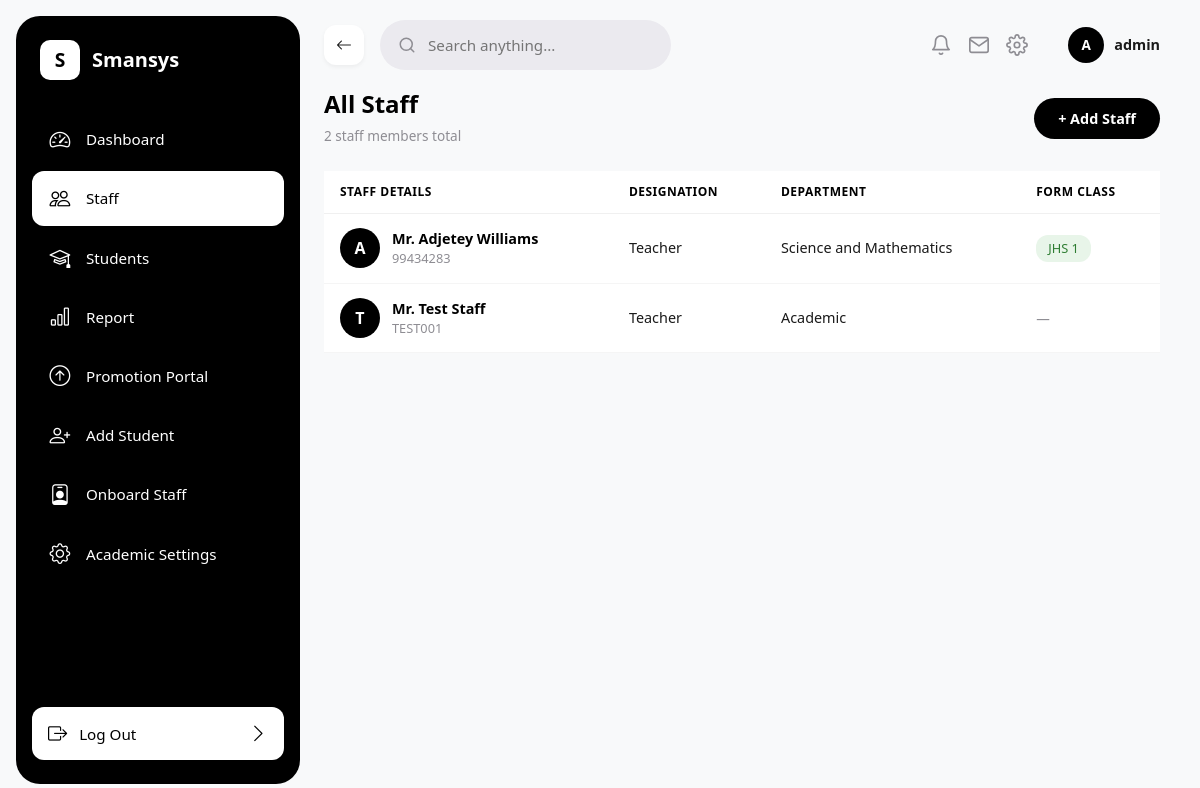
Before: /staff/list/ (signed in) with the older database file.
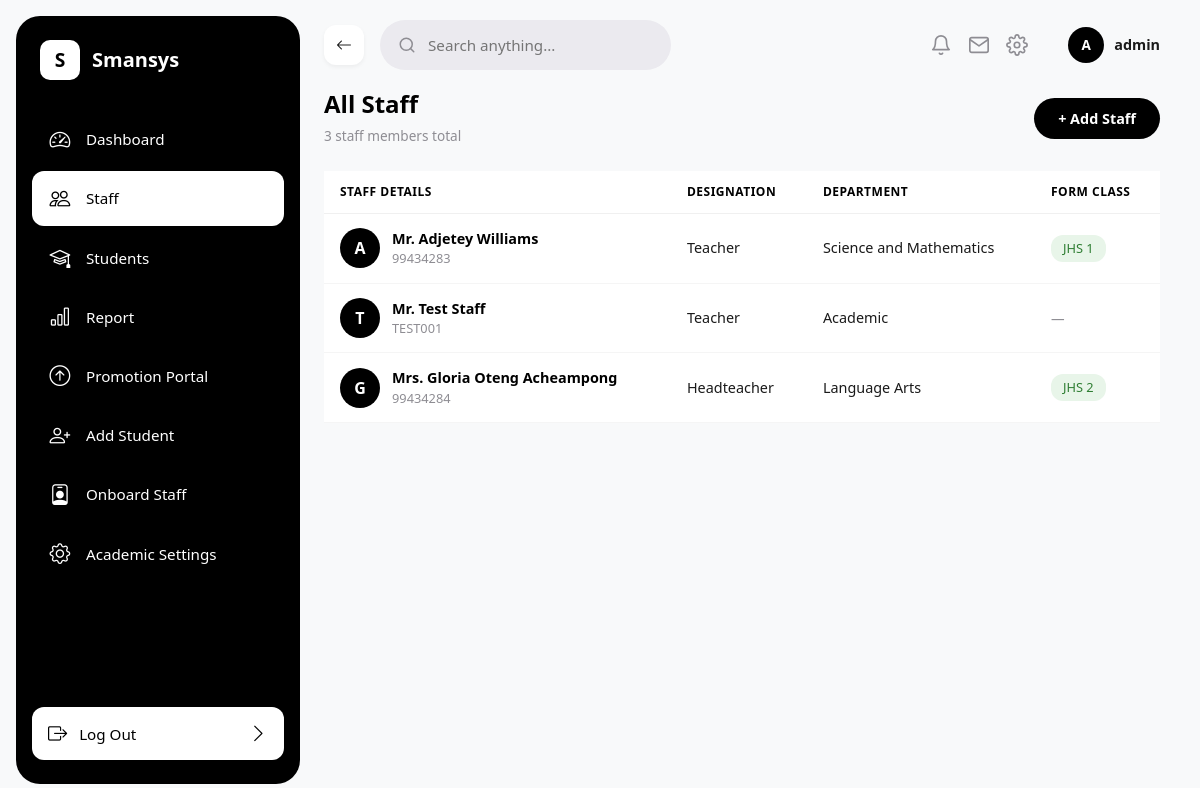
After: the same page with the newer database file.
### sis/models.py (models this page shows, shortened)
class StaffProfile(models.Model):
    TITLE_CHOICES = [
        ('Mr.', 'Mr.'),
        ('Mrs.', 'Mrs.'),
        ('Ms.', 'Ms.'),
        ('Dr.', 'Dr.'),
        ('Rev.', 'Rev.'),
    ]
    GENDER_CHOICES = [
        ('Male', 'Male'),
        ('Female', 'Female'),
    ]
    EMPLOYMENT_CHOICES = [
        ('Permanent', 'Permanent'),
        ('Contract', 'Contract'),
    ]
    title = models.CharField(max_length=20, choices=TITLE_CHOICES, default='Mr.')
    full_name = models.CharField(max_length=255, default='')
    staff_id = models.CharField(max_length=50, unique=True, default='')
    user = models.OneToOneField(User, on_delete=models.CASCADE, related_name='staff_profile', null=True, blank=True)
    gender = models.CharField(max_length=10, choices=GENDER_CHOICES, default='Male')
    dob = models.DateField(verbose_name="Date of Birth", default=date.today)
    designation = models.ForeignKey(Designation, on_delete=models.SET_NULL, null=True, blank=True)
    ssnit_id = models.CharField(max_length=50, blank=True, null=True, verbose_name="SSNIT ID")
    email = models.EmailField(unique=True)
    employment_type = models.CharField(max_length=50, choices=EMPLOYMENT_CHOICES, default='Permanent')
    date_of_appointment = models.DateField(default=date.today)
    year_of_last_promotion = models.IntegerField(blank=True, null=True)
    department = models.ForeignKey(Department, on_delete=models.SET_NULL, null=True, blank=True)
    qualification = models.CharField(max_length=150, default='')
    certificate = models.CharField(max_length=150, default='')
    name_of_institution_completed = models.CharField(max_length=255, default='')
    year_completed = models.IntegerField(default=2000)
    profile_picture = models.ImageField(upload_to='staff/profiles/', blank=True, null=True)
    form_class = models.OneToOneField('ClassRoom', on_delete=models.SET_NULL, null=True, blank=True, related_name='form_teacher')
    subject_areas = models.ManyToManyField('Subject', related_name='teachers', help_text="Select all subjects this staff member is assigned to teach.")

class Designation(models.Model):
    name = models.CharField(max_length=100, unique=True)
    def __str__(self):
        return self.name

class Department(models.Model):
    name = models.CharField(max_length=100, unique=True)
    def __str__(self):
        return self.name

class ClassRoom(models.Model):
    class_name = models.CharField(max_length=50, unique=True)
    order = models.PositiveIntegerField(
        default=0,
        help_text="Used to sort classes hierarchically (e.g., Class 1 = 1, JHS 3 = 9)"
    )
    class Meta:
        ordering = ['order']

### sis/views.py (the view)
# urls.py: path('staff/list/', staff_list_view, name='staff_list'),
@login_required
def staff_list_view(request):
    staff_members = StaffProfile.objects.all()
    return render(request, 'sis/staff_list.html', {'staff_members': staff_members})

### sis/templates/sis/staff_list.html (shortened to what this page needs)
{% extends 'sis/base.html' %}
{% load static %}
{% block content %}
<div class="d-flex justify-content-between align-items-center mb-4">
    <div>
        <h4 class="fw-bold mb-1" style="color: #000000;">All Staff</h4>
        <span style="color: #8E8D93; font-size: 0.85rem;">{{ staff_members|length }} staff members total</span>
    </div>
    <div>
        <a href="{% url 'register_staff' %}" style="background-color: #000000; color: #ffffff; border: none; border-radius: 25px; padding: 10px 24px; font-weight: 600; font-size: 0.9rem; text-decoration: none; display: inline-block; cursor: pointer;">+ Add Staff</a>
    </div>
</div>
<div class="table-responsive">
    <table class="table table-hover align-middle" style="border-collapse: separate; border-spacing: 0;">
        <thead>
            <tr style="color: #8E8D93; font-size: 0.75rem; font-weight: 600; text-transform: uppercase; letter-spacing: 0.5px;">
                <th style="padding: 12px 16px; border-bottom: 1px solid #f0f0f0;">Staff Details</th>
                <th style="padding: 12px 16px; border-bottom: 1px solid #f0f0f0;">Designation</th>
                <th style="padding: 12px 16px; border-bottom: 1px solid #f0f0f0;">Department</th>
                <th style="padding: 12px 16px; border-bottom: 1px solid #f0f0f0;">Form Class</th>
            </tr>
        </thead>
        <tbody>
            {% for member in staff_members %}
            <tr style="cursor: pointer; transition: background 0.15s;" onclick="window.location='{% url 'staff_detail' member.id %}';">
                <td style="padding: 14px 16px; border-bottom: 1px solid #f5f5f5;">
                    <div style="display: flex; align-items: center; gap: 12px;">
                        <span style="width: 40px; height: 40px; border-radius: 50%; background-color: #000000; color: #ffffff; display: flex; align-items: center; justify-content: center; font-weight: 700; font-size: 1rem; flex-shrink: 0;">{{ member.full_name|first|upper }}</span>
                        <div>
                            <div style="font-weight: 600; color: #000000; font-size: 0.9rem;">{{ member.title }} {{ member.full_name }}</div>
                            <div style="color: #8E8D93; font-size: 0.8rem;">{{ member.staff_id }}</div>
                        </div>
                    </div>
                </td>
                <td style="padding: 14px 16px; border-bottom: 1px solid #f5f5f5; color: #1A1A1A; font-size: 0.9rem;">{{ member.designation }}</td>
                <td style="padding: 14px 16px; border-bottom: 1px solid #f5f5f5; color: #1A1A1A; font-size: 0.9rem;">{{ member.department }}</td>
                <td style="padding: 14px 16px; border-bottom: 1px solid #f5f5f5;">
                    {% if member.form_class %}
                    <span style="background-color: #E8F5E9; color: #2E7D32; border-radius: 12px; padding: 4px 12px; font-weight: 500; font-size: 0.8rem; display: inline-block;">{{ member.form_class.class_name }}</span>
                    {% else %}
                    <span style="color: #8E8D93; font-size: 0.85rem;">&mdash;</span>
                    {% endif %}
                </td>
            </tr>
            {% empty %}
            <tr>
                <td colspan="4" class="text-center py-5" style="color: #8E8D93;">No staff registered yet.</td>
            </tr>
            {% endfor %}
        </tbody>
    </table>
</div>
{% endblock %}

Changed rows visible on the page:
added StaffProfile: full_name|first "G", title "Mrs.", full_name "Gloria Oteng Acheampong", staff_id "99434284", designation "Headteacher", department "Language Arts", form_class.class_name "JHS 2"
Other visible differences:
{{ staff_members|length }}: "2" → "3"
